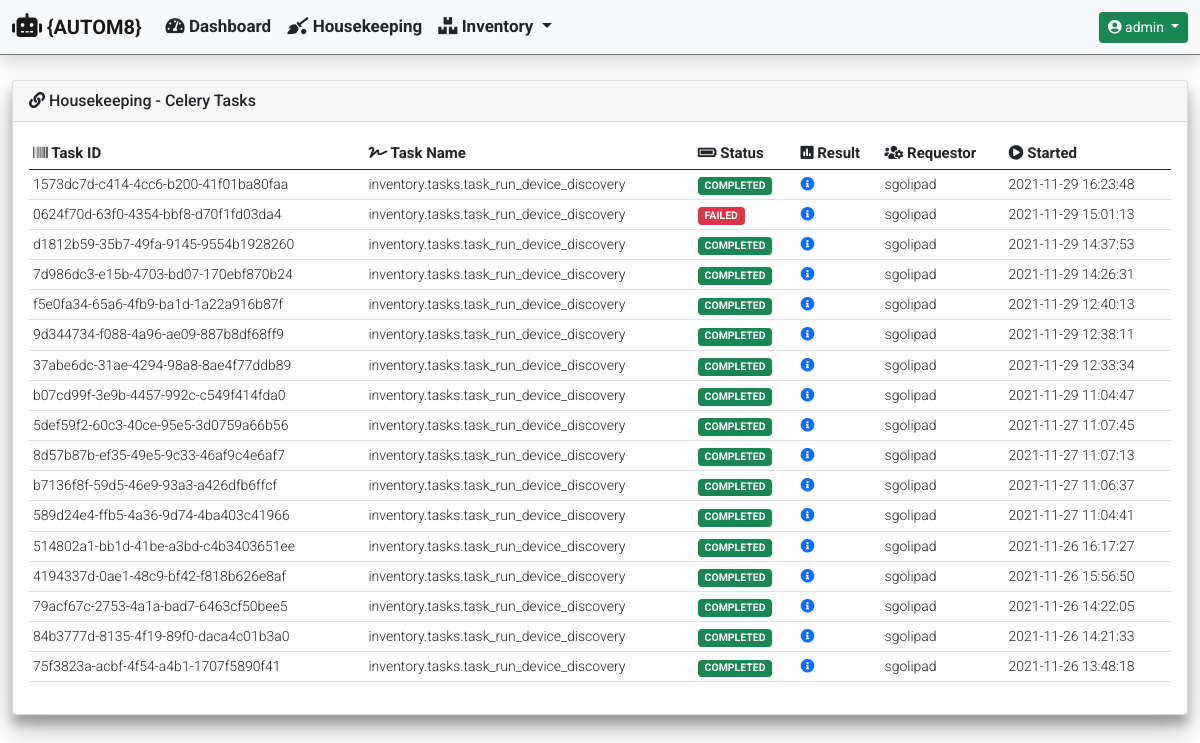
The app's page /housekeeping/ (signed in), older data.
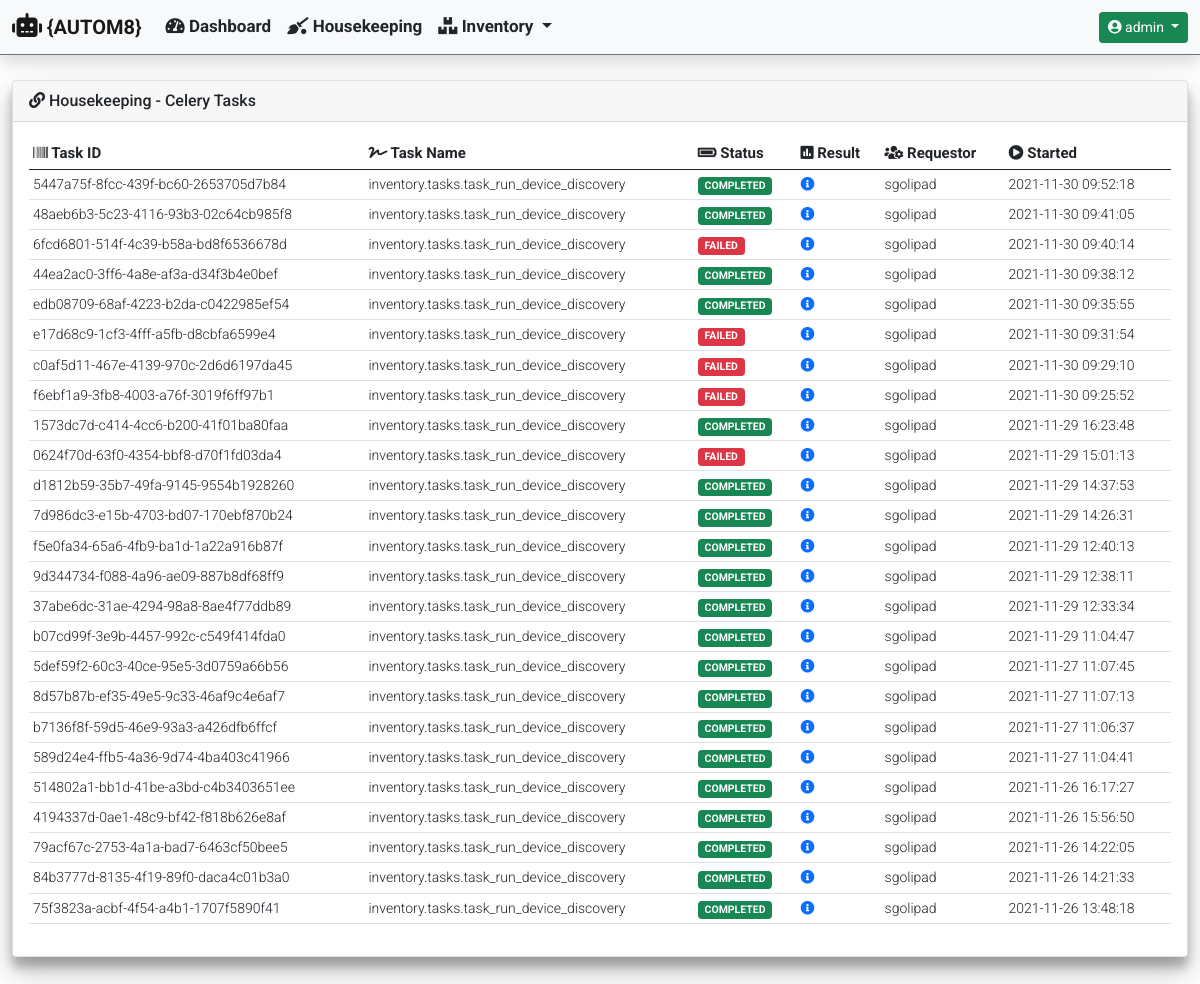
The same page, newer data.
### housekeeping/models.py (models this page shows)
class CeleryJobResults(models.Model):
    task_id = models.UUIDField(
        primary_key=True,
        default=uuid.uuid4,
        max_length=255
    )
    task_name = models.CharField(max_length=255)
    task_status = models.CharField(max_length=255)
    task_result = models.CharField(max_length=255)
    task_requested_by = models.CharField(max_length=255)
    start_time = models.DateTimeField()

### housekeeping/views.py (the view)
def housekeeping_celery_tasks(request):
    hostname = 'celery@' + str(gethostname())
    tasks = current_app.control.inspect([hostname])
    tasks_list = CeleryJobResults.objects.all().order_by('-start_time')
    context = {
            'title': 'Housekeeping - Celery Tasks',
            'card_header': 'Housekeeping - Celery Tasks',
            'data': {
                'tasks_list': tasks_list
            }
        }
    if tasks.stats():
        data = {
            'celery_information': {
                'celery_statistics': tasks.stats(),
                'registered_tasks': tasks.registered_tasks()[hostname],
                'scheduled_tasks': tasks.scheduled()[hostname],
                'active_tasks': tasks.active()[hostname],
                'reserved_tasks': tasks.reserved()
            }
        }
        context['data'].update(data)
        return render(
            request,
            'housekeeping/housekeeping_celery_tasks.html',
            context
        )
    else:
        return render(
                request,
                'housekeeping/housekeeping_celery_tasks.html',
                context
            )

### templates/housekeeping/housekeeping_celery_tasks.html (shortened to what this page needs)
{% extends "base_template/base.html"%}
{% block content %}
{% if data.tasks_list %}
<div class="col-md-12">
    <div class="table-responsive rounded">
        <table id="celery_completed_tasks" class="table table-hover table-sm" style="width:100%">
            <thead>
                <tr>
                    <th><i class="fas fa-barcode"></i> Task ID</th>
                    <th><i class="fas fa-signature"></i> Task Name</th>
                    <th><i class="fas fa-battery-full"></i> Status</th>
                    <th><i class="fas fa-poll"></i> Result</th>
                    <th><i class="fas fa-users-cog"></i> Requestor</th>
                    <th><i class="fas fa-play-circle"></i> Started</th>
                </tr>
            </thead>
            <tbody>
                {% for completed_task in data.tasks_list %}
                <tr>
                    <td>{{ completed_task.task_id }}</td>
                    <td>{{ completed_task.task_name }}</td>
                    <td>
                        {% if 'COMPLETED' in completed_task.task_status %}
                            <span class="badge bg-success">{{ completed_task.task_status }}</span>
                        {% else %}
                            <span class="badge bg-danger">{{ completed_task.task_status }}</span>
                        {% endif %}
                    </td>
                    <td>
                        <a href="#" data-bs-toggle="modal" data-bs-target="#task_result_modal">
                            <i class="fas fa-info-circle"></i>
                        </a>
                    </td>
                    <td>{{ completed_task.task_requested_by }}</td>
                    <td>{{ completed_task.start_time|date:"Y-m-d H:i:s" }}</td>
                </tr>
                {% endfor %}
            </tbody>
        </table>
    </div>
</div>
{% endif %}
{% endblock %}

### templates/base_template/base.html (shortened to what this page needs)
{% load static %}
<!doctype html>
<html lang="en">
  <head>
    <link href="https://cdn.jsdelivr.net/npm/bootstrap@5.0.2/dist/css/bootstrap.min.css" rel="stylesheet">
    <link rel="stylesheet" href="https://cdnjs.cloudflare.com/ajax/libs/font-awesome/5.15.3/css/all.min.css" />
    <link rel="stylesheet" type="text/css" href="{% static 'css/custom.css' %}">
  </head>
  <body class="d-flex flex-column h-100">
    {% include 'navbar/navbar.html' %}
    <main class="container-fluid">
      <section>
          <div class="row">
            <div class="col-md-12">
                <div class="card">
                  {% if card_header %}
                  <div class="card-header">
                    <i class="fas fa-link"></i>
                      {{ card_header }}
                  </div>
                  {% endif %}
                  <div class="card-body">
                      {% block content %}
                      {% endblock %}
                  </div>
                </div>
            </div>
          </div>
      </section>
    </main>
  </body>
</html>

### templates/navbar/navbar.html (shortened to what this page needs)
{% if user.is_authenticated %}
<nav class="navbar navbar-expand-md navbar-light bg-light fixed-top border-bottom border-secondary shadow">
  <div class="container-fluid">
    <a class="navbar-brand" href="#">
      <i class="fas fa-robot" style="font-size: 24px;"></i>
      {AUTOM8}
    </a>
    <div class="collapse navbar-collapse" id="navbarCollapse">
      <ul class="navbar-nav me-auto mb-2 mb-md-0">
        <li class="nav-item">
          <a class="nav-link text-dark" href="{% url 'dashboard:dashboard' %}">
            <i class="fas fa-tachometer-alt"></i>
            Dashboard
          </a>
        </li>
        <li class="nav-item">
          <a class="nav-link text-dark" href="{% url 'housekeeping:housekeeping_celery_tasks' %}">
            <i class="fas fa-quidditch"></i>
            Housekeeping
          </a>
        </li>
        <li class="nav-item dropdown">
          <a class="nav-link dropdown-toggle text-dark" href="#" id="InventoryDropdown" role="button"
            data-bs-toggle="dropdown" aria-expanded="false">
            <i class="fas fa-boxes"></i>
            Inventory
          </a>
        </li>
      </ul>
      <div class="dropdown">
        <a class="btn btn-sm btn-success dropdown-toggle" href="#" role="button" id="UserProfileDropdown"
          data-bs-toggle="dropdown" aria-expanded="false">
          <i class="fas fa-user-circle"></i>
          {{ user.username }}
        </a>
      </div>
    </div>
  </div>
</nav>
{% endif %}

### static/css/custom.css (style rules this page uses)
nav { font-family: 'Roboto', sans-serif; font-weight: 700; font-size: 17px; height: 55px; top: 0; }
body { font-family: 'Roboto', sans-serif; font-weight: 400; font-size: 14px; overflow-y: scroll; min-height: 75rem; padding-top: 5rem; height: 100%; }
.card { position: relative; box-shadow: 0 14px 28px rgba(0, 0, 0, 0.25), 0 10px 10px rgba(0, 0, 0, 0.22); }
.card-header { font-family: 'Roboto', sans-serif; font-weight: 500; font-size: 16px; }
th { font-family: 'Roboto', sans-serif; font-weight: 700; font-size: 15px; }
td { font-family: 'Roboto', sans-serif; font-weight: 300; font-size: 14px; }

Row changes from the older to the newer data that the page shows:
added CeleryJobResults: task_id "5447a75f-8fcc-439f-bc60-2653705d7b84", task_name "inventory.tasks.task_run_device_discovery", task_status "COMPLETED", task_requested_by "sgolipad", start_time "2021-11-30 09:52:18"
added CeleryJobResults: task_id "48aeb6b3-5c23-4116-93b3-02c64cb985f8", task_name "inventory.tasks.task_run_device_discovery", task_status "COMPLETED", task_requested_by "sgolipad", start_time "2021-11-30 09:41:05"
added CeleryJobResults: task_id "6fcd6801-514f-4c39-b58a-bd8f6536678d", task_name "inventory.tasks.task_run_device_discovery", task_status "FAILED", task_requested_by "sgolipad", start_time "2021-11-30 09:40:14"
added CeleryJobResults: task_id "44ea2ac0-3ff6-4a8e-af3a-d34f3b4e0bef", task_name "inventory.tasks.task_run_device_discovery", task_status "COMPLETED", task_requested_by "sgolipad", start_time "2021-11-30 09:38:12"
added CeleryJobResults: task_id "edb08709-68af-4223-b2da-c0422985ef54", task_name "inventory.tasks.task_run_device_discovery", task_status "COMPLETED", task_requested_by "sgolipad", start_time "2021-11-30 09:35:55"
added CeleryJobResults: task_id "e17d68c9-1cf3-4fff-a5fb-d8cbfa6599e4", task_name "inventory.tasks.task_run_device_discovery", task_status "FAILED", task_requested_by "sgolipad", start_time "2021-11-30 09:31:54"
added CeleryJobResults: task_id "c0af5d11-467e-4139-970c-2d6d6197da45", task_name "inventory.tasks.task_run_device_discovery", task_status "FAILED", task_requested_by "sgolipad", start_time "2021-11-30 09:29:10"
added CeleryJobResults: task_id "f6ebf1a9-3fb8-4003-a76f-3019f6ff97b1", task_name "inventory.tasks.task_run_device_discovery", task_status "FAILED", task_requested_by "sgolipad", start_time "2021-11-30 09:25:52"
